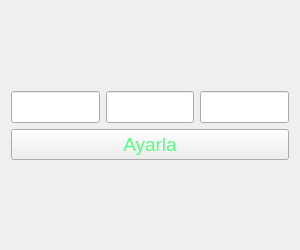
<?xml version="1.0" encoding="UTF-8"?>
<ui version="4.0">
 <class>time_set_window</class>
 <widget class="QWidget" name="time_set_window">
  <property name="geometry">
   <rect>
    <x>0</x>
    <y>0</y>
    <width>300</width>
    <height>250</height>
   </rect>
  </property>
  <property name="minimumSize">
   <size>
    <width>300</width>
    <height>250</height>
   </size>
  </property>
  <property name="maximumSize">
   <size>
    <width>300</width>
    <height>250</height>
   </size>
  </property>
  <property name="windowTitle">
   <string>Form</string>
  </property>
  <layout class="QGridLayout" name="gridLayout">
   <item row="1" column="0">
    <layout class="QHBoxLayout" name="horizontalLayout">
     <item>
      <widget class="QLineEdit" name="lineEdit_hour">
       <property name="font">
        <font>
         <pointsize>15</pointsize>
        </font>
       </property>
       <property name="styleSheet">
        <string notr="true">color: rgb(0, 170, 255);</string>
       </property>
       <property name="text">
        <string/>
       </property>
       <property name="alignment">
        <set>Qt::AlignmentFlag::AlignCenter</set>
       </property>
      </widget>
     </item>
     <item>
      <widget class="QLineEdit" name="lineEdit_minute">
       <property name="font">
        <font>
         <pointsize>15</pointsize>
        </font>
       </property>
       <property name="styleSheet">
        <string notr="true">color: rgb(0, 170, 255);</string>
       </property>
       <property name="text">
        <string/>
       </property>
       <property name="alignment">
        <set>Qt::AlignmentFlag::AlignCenter</set>
       </property>
      </widget>
     </item>
     <item>
      <widget class="QLineEdit" name="lineEdit_second">
       <property name="font">
        <font>
         <pointsize>15</pointsize>
        </font>
       </property>
       <property name="styleSheet">
        <string notr="true">color: rgb(0, 170, 255);</string>
       </property>
       <property name="text">
        <string/>
       </property>
       <property name="alignment">
        <set>Qt::AlignmentFlag::AlignCenter</set>
       </property>
      </widget>
     </item>
    </layout>
   </item>
   <item row="3" column="0">
    <spacer name="verticalSpacer">
     <property name="orientation">
      <enum>Qt::Orientation::Vertical</enum>
     </property>
     <property name="sizeHint" stdset="0">
      <size>
       <width>20</width>
       <height>40</height>
      </size>
     </property>
    </spacer>
   </item>
   <item row="2" column="0">
    <widget class="QPushButton" name="pushButton_time_set">
     <property name="font">
      <font>
       <pointsize>14</pointsize>
      </font>
     </property>
     <property name="styleSheet">
      <string notr="true">color: rgb(85, 255, 127);</string>
     </property>
     <property name="text">
      <string>Ayarla</string>
     </property>
    </widget>
   </item>
   <item row="0" column="0">
    <spacer name="verticalSpacer_2">
     <property name="orientation">
      <enum>Qt::Orientation::Vertical</enum>
     </property>
     <property name="sizeHint" stdset="0">
      <size>
       <width>20</width>
       <height>40</height>
      </size>
     </property>
    </spacer>
   </item>
  </layout>
 </widget>
 <resources/>
 <connections/>
</ui>
